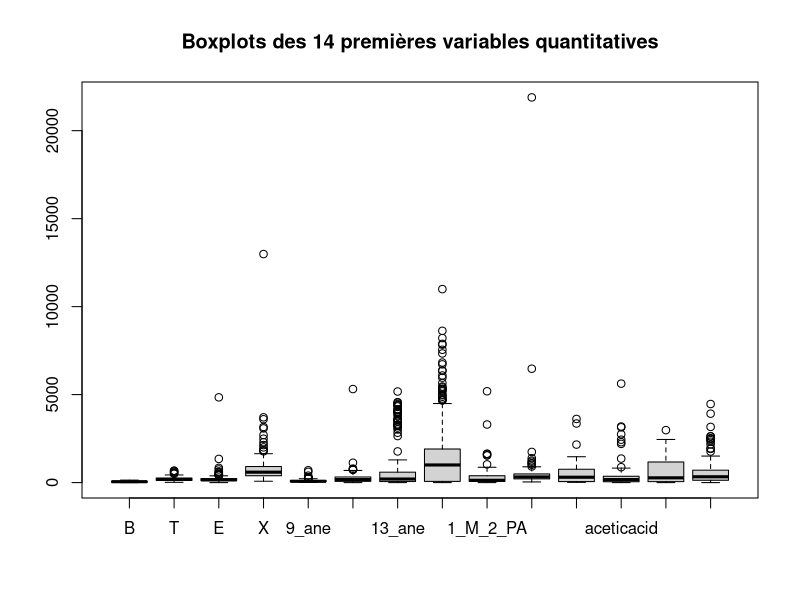
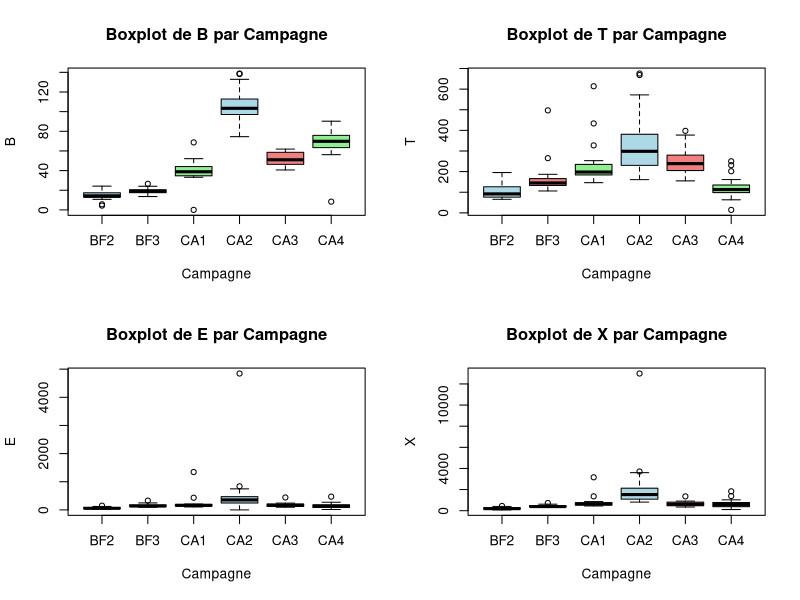
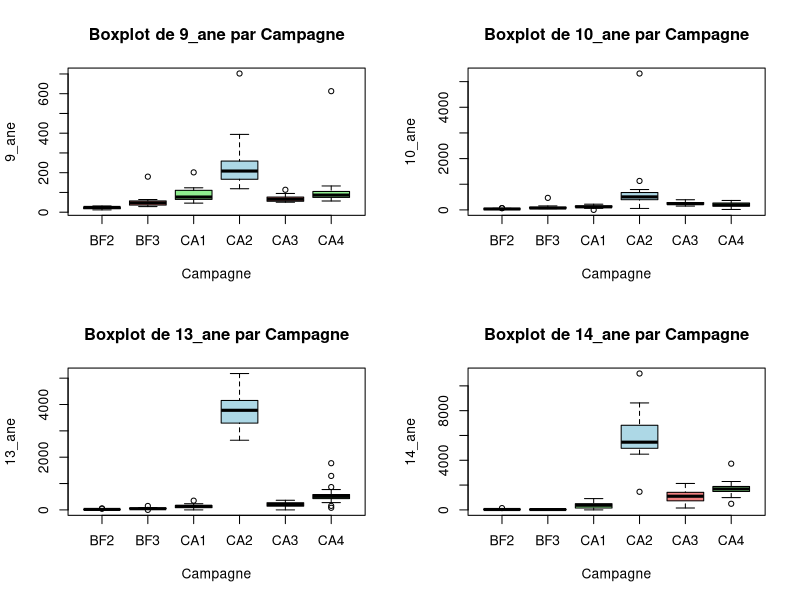
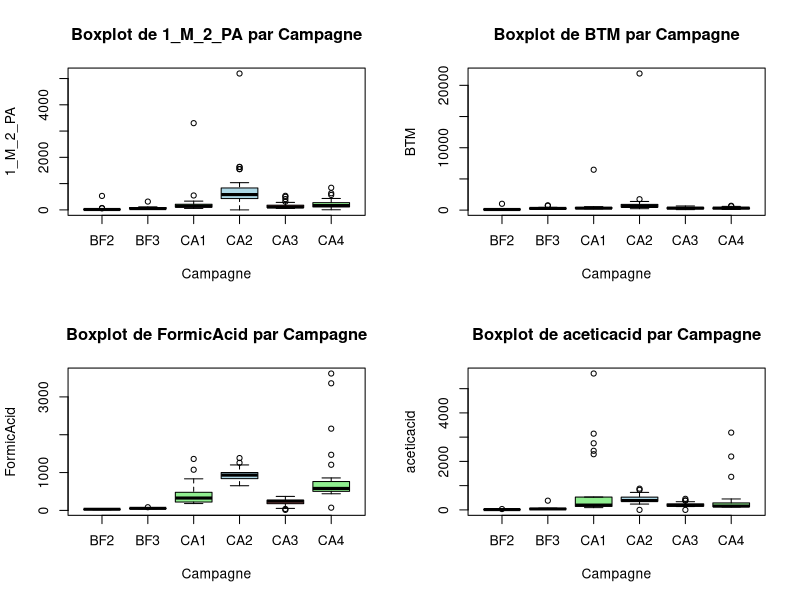
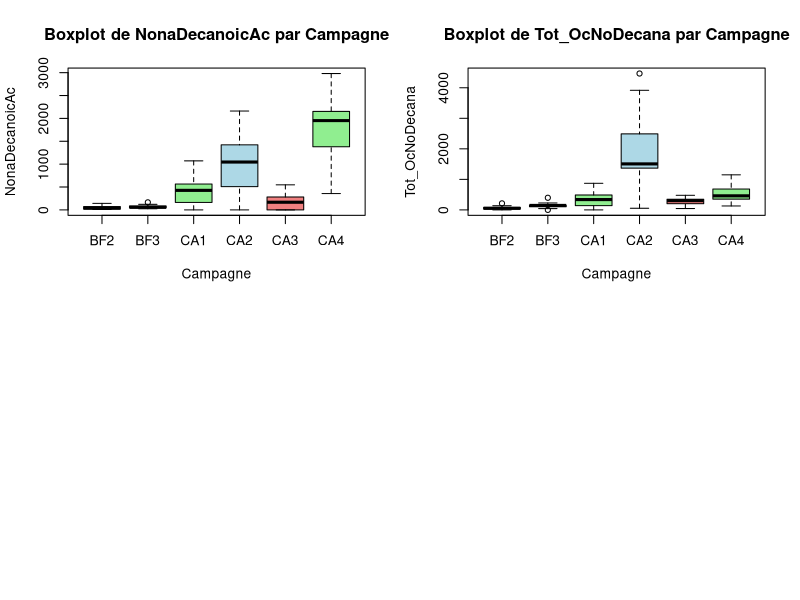
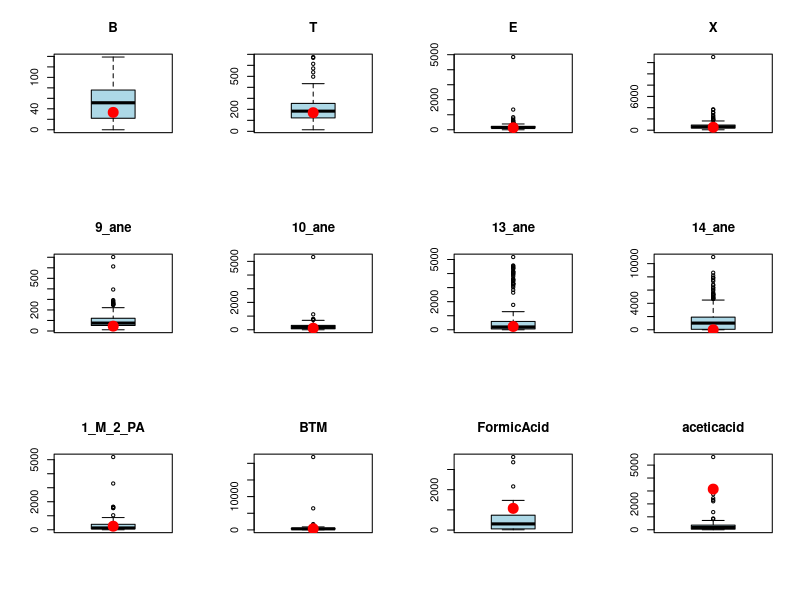
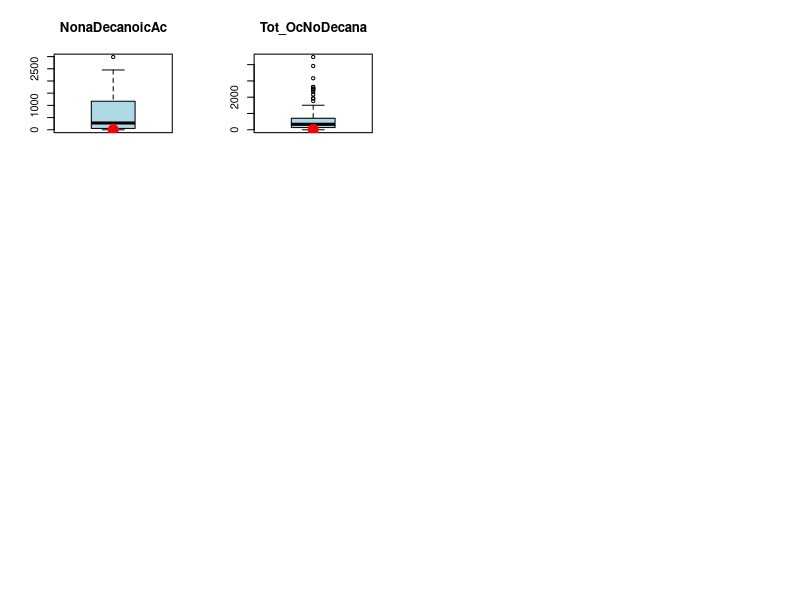
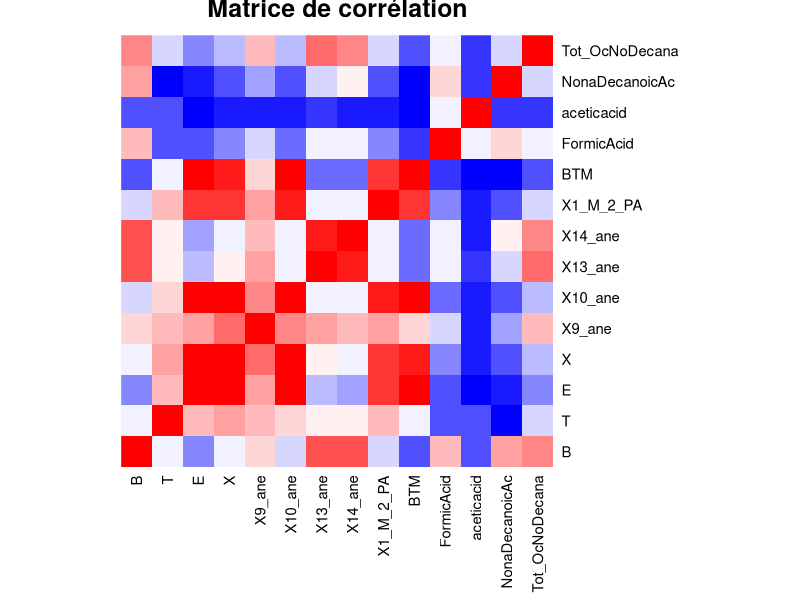

Write the R code that produced these figures, in order. (Note: this script raises an error after producing the figures.)
## ---- chunk 1
if (!require(readxl)) install.packages("readxl")
library(readxl)
library(FactoMineR)
## ---- chunk 2
data <- read_excel("TP4_covC1234_DS19_20.xlsx", sheet = 1)
boxplot(data[,2:15],
        main = "Boxplots des 14 premières variables quantitatives")

data <- data[, -which(names(data) == "indice")]
## ---- chunk 3
# à partir du boxplot on a vu quelques valeurs atypiques 
trouver_lignes_atypiques <- function(df, nom_colonne) {
  
  colonne <- df[[nom_colonne]]
  
  valeurs_atypiques <- boxplot.stats(colonne)$out
  
  if (length(valeurs_atypiques) > 0) {
    
    indices_lignes <- which(colonne %in% valeurs_atypiques)
    print(df[indices_lignes, ])
    
  } else {
    
    cat(paste("\n--- Pas de donnée atypique trouvée pour '", nom_colonne, "' ---\n", sep=""))
  }
}


set.seed(42)
trouver_lignes_atypiques(data, "BTM")
trouver_lignes_atypiques(data, "X")
trouver_lignes_atypiques(data, "10_ane") 
trouver_lignes_atypiques(data, "E")
## ---- chunk 4
# 1. Identification des colonnes numériques
colonnes_numeriques <- names(data)[sapply(data, is.numeric)]

# 2. Boucle pour créer les boxplots
par(mfrow = c(2, 2)) # Ajuster les paramètres graphiques pour afficher 4 graphiques par page (ajustez si besoin)

for (var in colonnes_numeriques) {
  # Création du boxplot de base R
  boxplot(
    data[[var]] ~ data$Campagne, # Syntaxe formule: Y ~ X
    main = paste("Boxplot de", var, "par Campagne"),
    xlab = "Campagne",
    ylab = var,
    col = c("lightblue", "lightcoral", "lightgreen") # Couleurs des boîtes
  )
}

par(mfrow = c(1, 1)) # Réinitialiser les paramètres graphiques
## ---- chunk 5

type_eroor<- data[which(data$TYPE == "?"), ]
type_eroor

loc<- data[which(data$Localisation == "P10"), ]
loc
loc1<- data[which(data$Localisation == "P22"), ]
loc1
data <- data[data$Localisation != "P22", ]
data$TYPE[data$TYPE == "?"] <- "sourceindustrie"
## ---- chunk 6
data_num <- data[, sapply(data, is.numeric)]
loc1_num <- loc1[, sapply(loc1, is.numeric)]

par(mfrow = c(3, 4))
for (col in names(data_num)) {
  boxplot(data_num[[col]], main = col, col = "lightblue")
  points(1, loc1_num[[col]], col = "red", pch = 19, cex = 2)
}


## ---- chunk 7
v<- data[rowSums(data == 0, na.rm = TRUE) > 0, 1:15]
data[data == 0] <- NA
#On remplace les données 0 par des NA. Qaund c'est 0
## ---- chunk 8
#Matrice de correlation

data_num <- data[, sapply(data, is.numeric)]
data_qual <- data[, !sapply(data, is.numeric)]

names(data_num) <- make.names(names(data_num))

cor_matrix <- cor(data_num, use = "pairwise.complete.obs")

heatmap(cor_matrix,
        Colv = NA, Rowv = NA,           
        col = colorRampPalette(c("blue", "white", "red"))(20),
        scale = "none", 
        margins = c(8,8),
        main = "Matrice de corrélation")
## ---- chunk 9
pairs(data_num)
## ---- chunk 10
na_percent <- sapply(data_num, function(x) sum(is.na(x)) / length(x) * 100)
sort(na_percent, decreasing = TRUE)
## ---- chunk 11
library(glmnet)
# Définir les variables catégorielles
vars_categoriques <- c("TYPE", "Campagne", "SAISON", "Localisation")

# Vérifier qu'elles existent dans le dataset
vars_categoriques <- vars_categoriques[vars_categoriques %in% names(data)]

# Convertir ces colonnes en facteurs
data[vars_categoriques] <- lapply(data[vars_categoriques], as.factor)

# Séparer les variables numériques et catégorielles
data_cat <- data[, names(data) %in% vars_categoriques, drop = FALSE]
data_num <- data[, sapply(data, is.numeric), drop = FALSE]

# Éviter d'utiliser au fur et à mesure les valeurs prédites
# On garde une copie des données complètes pour l'entraînement
idx_train <- complete.cases(data_num)
cat("Nombre de lignes complètes pour l'entraînement :", sum(idx_train), "/", nrow(data_num), "\n\n")

# Trier les colonnes par nombre de NA croissant
na_counts <- sapply(data_num, function(x) sum(is.na(x)))
col_order <- names(sort(na_counts))

# Tableau récapitulatif des résultats
results <- data.frame(
  Variable = character(),
  NA_percent = numeric(),
  Best_Lambda = numeric(),
  MSE = numeric(),
  R2 = numeric(),
  Method = character(),
  stringsAsFactors = FALSE
)

cat("=== IMPUTATION PAR RÉGRESSION RIDGE AVEC VARIABLES CATÉGORIELLES ===\n\n")

for (col in col_order) {
  
  # Ignorer les colonnes sans NA
  if (!any(is.na(data_num[[col]]))) {
    next
  }
  
  na_pct <- sum(is.na(data_num[[col]])) / nrow(data_num) * 100
  cat("\n━━━━━━━━━━━━━━━━━━━━━━━━━━━━━━━━━━━━━━━━\n")
  cat("Variable :", col, sprintf("(%.1f%% de NA)", na_pct), "\n")
  cat("━━━━━━━━━━━━━━━━━━━━━━━━━━━━━━━━━━━━━━━━\n")
  
  vars_num_predict <- setdiff(names(data_num), col)
  
  # Créer y_train et X_train_num à partir des lignes complètes
  y_train_all <- data_num[[col]][idx_train]
  X_train_num <- as.matrix(data_num[idx_train, vars_num_predict])
  
  # Ajouter les variables catégorielles (one-hot encoding)
  X_train_cat <- model.matrix(~ . - 1, data = data_cat[idx_train, , drop = FALSE])
  
  # Combiner numériques + catégorielles
  X_train <- cbind(X_train_num, X_train_cat)
  
  
  cat("Dimensions de X_train : n =", nrow(X_train), ", p =", ncol(X_train), "\n")
  
  # Si p > n, informer l'utilisateur (situation haute dimensionnalité)
  if (ncol(X_train) > nrow(X_train)) {
    cat("⚠️  p > n (", ncol(X_train), ">", nrow(X_train), 
        ") : situation haute dimensionnalité\n")
  }
  
  # Cross-validation pour trouver le meilleur lambda
  set.seed(123)
  cv_ridge <- cv.glmnet(X_train, y_train_all, alpha = 0, nfolds = 10, type.measure = "mse")
  
  best_lambda <- cv_ridge$lambda.min
  min_mse <- min(cv_ridge$cvm)
  
  # Entraîner le modèle final avec le meilleur lambda
  ridge_model <- glmnet(X_train, y_train_all, alpha = 0, lambda = best_lambda)
  
    # Prédictions sur l'ensemble d'entraînement
  y_pred_train <- as.vector(predict(ridge_model, newx = X_train, s = best_lambda))
  
  # R² classique
  ss_res <- sum((y_train_all - y_pred_train)^2)
  ss_tot <- sum((y_train_all - mean(y_train_all))^2)
  r2 <- 1 - (ss_res / ss_tot)
  
  # R² ajusté
  n <- nrow(X_train)
  p <- ncol(X_train)
  r2_adj <- 1 - (1 - r2) * (n - 1) / (n - p - 1)
  
  cat("R² ajusté :", round(r2_adj, 4), "\n")

  
  cat("✓ Meilleur λ :", sprintf("%.6f", best_lambda), "\n")
  cat("✓ MSE (CV)   :", sprintf("%.4f", min_mse), "\n")
  cat("✓ R²         :", sprintf("%.4f", r2), "\n")
  
  # Vérifier le seuil R² = 0.5
  if (r2_adj < 0.4) {
    cat("⚠️  R² < 0.5 → Imputation par médiane (modèle non validé)\n")
    median_val <- median(data_num[[col]], na.rm = TRUE)
    idx_na <- which(is.na(data_num[[col]]))
    data_num[[col]][idx_na] <- median_val
    
    results <- rbind(results, data.frame(
      Variable = col,
      NA_percent = na_pct,
      Best_Lambda = best_lambda,
      MSE = min_mse,
      R2 = r2,
      R2_adj = r2_adj,
      Method = "Mediane (R² < 0.5)"
    ))
    
    cat("✓", length(idx_na), "valeurs imputées par la médiane\n")
    next
  }
  # Identifier les lignes à prédire
  idx_na <- which(is.na(data_num[[col]]))
  if (length(idx_na) > 0) {
    
    cat("\n--- Prédiction pour", length(idx_na), "ligne(s) manquante(s) de", col, "---\n")
    
    # Créer un sous-ensemble complet (num + cat)
    data_pred <- cbind(data_num[idx_na, vars_num_predict, drop = FALSE],
                       data_cat[idx_na, , drop = FALSE])
    # Cas particulier : une seule ligne
    if (nrow(data_pred) == 1) {
      # S'assurer que les facteurs ont les mêmes niveaux que ceux du train
      for (v in names(data_cat)) {
        data_pred[[v]] <- factor(data_pred[[v]], levels = levels(data_cat[[v]]))
      }
    }
    
    # Créer X_predict avec toutes les colonnes (num + cat encodées)
    X_predict <- model.matrix(~ . - 1, data = data_pred)
    
    missing_cols <- setdiff(colnames(X_train), colnames(X_predict))
    if (length(missing_cols) > 0) {
      zero_mat <- matrix(0, nrow = nrow(X_predict), ncol = length(missing_cols))
      colnames(zero_mat) <- missing_cols
      X_predict <- cbind(X_predict, zero_mat)
    }
    X_predict <- X_predict[, colnames(X_train)]
    # Forcer une matrice si une seule ligne
    if (is.null(dim(X_predict))) {
      X_predict <- matrix(X_predict, nrow = 1)
      colnames(X_predict) <- names(X_predict)  # récupérer les noms de colonnes
    }
    
    print(X_predict)
    print(dim(X_predict))  # maintenant lignes × colonnes
    
    # Imputation des NA par la médiane
    for (j in 1:ncol(X_predict)) {
      na_idx_pred <- is.na(X_predict[, j])
      if (any(na_idx_pred)) {
        col_mediane <- median(X_train[, j], na.rm = TRUE)
        X_predict[na_idx_pred, j] <- col_mediane
      }
    }

    
    predictions <- as.vector(predict(ridge_model, newx = X_predict, s = best_lambda))
    data_num[[col]][idx_na] <- predictions
    
    cat("✓", length(idx_na), "valeurs imputées par le modèle Ridge\n")
  }



  
  # Stocker les résultats
  results <- rbind(results, data.frame(
    Variable = col,
    NA_percent = na_pct,
    Best_Lambda = best_lambda,
    MSE = min_mse,
    R2 = r2,
    R2_adj = r2_adj, 
    Method = "Ridge"
  ))
  
  # Visualisation de la courbe MSE vs Lambda
  plot(cv_ridge, main = paste("Cross-Validation Ridge:", col))
  abline(v = log(best_lambda), col = "red", lwd = 2, lty = 2)
  legend("topright", 
         legend = c(paste("λ =", round(best_lambda, 6)),
                    paste("MSE =", round(min_mse, 4)),
                    paste("R² =", round(r2, 4))),
         bty = "n", cex = 0.9)
}

cat("\n\n=== RÉSUMÉ DES PERFORMANCES ===\n")
print(results)

# Visualisation finale
par(mfrow = c(1, 2))

# R² par variable
barplot(results$R2_adj[!is.na(results$R2_adj)], 
        names.arg = results$Variable[!is.na(results$R2)], 
        las = 2, 
        col = ifelse(results$R2_adj[!is.na(results$R2_adj)] >= 0.5, "darkgreen", "red"),
        main = "R² ajusté par variable",
        ylab = "R² ajusté",
        ylim = c(0, 1))
abline(h = 0.5, col = "blue", lwd = 2, lty = 2)
text(x = 1, y = 0.55, "Seuil 0.5", col = "blue", pos = 4)

# MSE par variable
barplot(results$MSE[!is.na(results$MSE)], 
        names.arg = results$Variable[!is.na(results$MSE)], 
        las = 2, 
        col = "steelblue",
        main = "MSE (CV) par variable",
        ylab = "MSE")

par(mfrow = c(1, 1))

cat("\n✅ Imputation terminée !\n")
cat("Note : Les variables catégorielles (TYPE, Campagne, SAISON, Localisation)\n")
cat("       ont été intégrées via one-hot encoding (γ = 1 si modalité présente, 0 sinon)\n")
cat("       Seules les lignes complètes ont été utilisées pour l'entraînement\n")
## ---- chunk 12
data <- cbind(data_num, data_cat)

colSums(is.na(data))
## ---- chunk 13
table(data$SAISON, data$TYPE)
## ---- chunk 14
prop.table(table(data$SAISON, data$TYPE))
## ---- chunk 15
boxplot(BTM ~ SAISON, data = data,
        main = "Concentration de BTM selon la saison",
        xlab = "Saison", ylab = "BTM",
        col = c("skyblue", "lightcoral"))
## ---- chunk 16
boxplot(Tot_OcNoDecana ~ TYPE, data = data,
        main = "Tot_OcNoDecana selon le type d'environnement",
        xlab = "Type d'environnement", ylab = "Tot_OcNoDecana",
        col = c("lightgreen", "gold", "lightblue"))
## ---- chunk 17
moyennes_saison <- aggregate(data_num, by = list(SAISON = data$SAISON), mean)

# Préparer la zone de plot pour afficher plusieurs graphiques
# Ajustez le nombre dans c(X, Y) en fonction du nombre de variables dans data_num
par(mfrow = c(2, 2), mar = c(4, 4, 3, 1)) 

# Boucle pour générer un bar plot pour chaque variable
for (i in 2:ncol(moyennes_saison)) {
  variable_name <- names(moyennes_saison)[i]
  
  barplot(
    height = moyennes_saison[, i],
    names.arg = moyennes_saison$SAISON,
    main = paste("Moyenne de", variable_name, "par Saison"),
    ylab = paste("Moyenne de", variable_name),
    xlab = "Saison",
    col = rainbow(length(moyennes_saison$SAISON))
  )
}

# Réinitialiser les paramètres graphiques
par(mfrow = c(1, 1), mar = c(5, 4, 4, 2) + 0.1)
## ---- chunk 18
coords <- res$ind$coord

idx_max_dim1 <- which.max(coords[, 1])
print(paste("Individu avec le max sur Dim.1 (Index):", idx_max_dim1))
print("Ses coordonnées (Dim.1 et Dim.2) sont :")
print(coords[idx_max_dim1, 1:2])
idx_min_dim2 <- which.min(coords[, 2])
print(paste("Individu avec le min sur Dim.2 (Index):", idx_min_dim2))

data[idx_min_dim2, ]


## ---- chunk 19
nb_col_num <- ncol(data_num)
nb_col_total <- ncol(data)
indices_quali <- (nb_col_num + 1):(nb_col_total - 1)
#j'enlève localisation. Ce qui compte c'est le type d'environnement.

data_no_loc <- subset(data, select = -Localisation)
res <- PCA(data_no_loc,
                   scale.unit = TRUE,   
                   quali.sup = indices_quali, 
                   ncp = 5,             
                   graph = FALSE)       

## ---- chunk 20
barplot(res$eig[,2],
        names.arg = 1:nrow(res$eig),
        main = "Pourcentage de variance expliquée par composante",
        xlab = "Composante principale",
        ylab = "Variance expliquée (%)",
        col = "skyblue")

#Cumul des variances expliquées ===
plot(cumsum(res$eig[,2]), type = "b",
     main = "Cumul de la variance expliquée",
     xlab = "Nombre de composantes",
     ylab = "Variance cumulée (%)",
     col = "red", pch = 19)
# Cercle des corrélations (ne change pas)
plot.PCA(res, choix = "var", title = "Cercle des corrélations des variables")
## ---- chunk 21

plot.PCA(res, choix = "ind", 
         habillage = "TYPE",
        label = "quali", cex = 0.8,
         title = "Individus colorés selon le type d'environnement")

## ---- chunk 22


plot.PCA(res, choix = "ind", 
       habillage = "SAISON",
       label = "quali", cex = 0.8,
       title = "Individus colorés selon la saison")
## ---- chunk 23
plot.PCA(res, choix = "ind", 
       habillage = "Campagne",
       label = "quali", cex = 0.8,
       title = "Individus colorés selon la saison")
## ---- chunk 24

coords <- res$ind$coord
order_dim2 <- order(coords[, 2])  # du plus petit au plus grand
idx_min1 <- order_dim2[1]         # minimum
idx_min2 <- order_dim2[2]         # second minimum

cat("→ Suppression des individus les plus bas sur Dim.2 :", idx_min1, "et", idx_min2, "\n")
cat("Coordonnées respectives :\n")
print(coords[c(idx_min1, idx_min2), 1:2])

# Supprimer les deux individus en une seule fois
data_no_loc <- data_no_loc[-c(idx_min1, idx_min2), ]

res_correct <- PCA(data_no_loc,
                   scale.unit = TRUE,   
                   quali.sup = indices_quali, 
                   ncp = 5,             
                   graph = FALSE)       



# Cercle des corrélations (ne change pas)
plot.PCA(res_correct, choix = "var", title = "Cercle des corrélations des variables")

## ---- chunk 25


barplot(res_correct$eig[,2],
        names.arg = 1:nrow(res_correct$eig),
        main = "Pourcentage de variance expliquée par composante",
        xlab = "Composante principale",
        ylab = "Variance expliquée (%)",
        col = "skyblue")

#Cumul des variances expliquées ===
plot(cumsum(res_correct$eig[,2]), type = "b",
     main = "Cumul de la variance expliquée",
     xlab = "Nombre de composantes",
     ylab = "Variance cumulée (%)",
     col = "red", pch = 19)

## ---- chunk 26
plot.PCA(res_correct, choix = "ind", 
       habillage = "SAISON",
       label = "quali", cex = 0.8,
       title = "Individus colorés selon la saison")
## ---- chunk 27
plot.PCA(res_correct, choix = "ind", 
       habillage = "TYPE",
       label = "quali", cex = 0.8,
       title = "Individus colorés selon la saison")
## ---- chunk 28
plot.PCA(res_correct, choix = "ind", 
       habillage = "Campagne",
       label = "quali", cex = 0.8,
       title = "Individus colorés selon la saison")
## ---- chunk 29
data_hiver <- data_no_loc[data_no_loc$SAISON == "hiver", ]
data_ete   <- data_no_loc[data_no_loc$SAISON == "été", ]

res_hiver <- PCA(data_hiver, scale.unit = TRUE, quali.sup = indices_quali, ncp = 5, graph = FALSE)

res_ete   <- PCA(data_ete,   scale.unit = TRUE, quali.sup = indices_quali, ncp = 5, graph = FALSE)

plot.PCA(res_ete, choix = "ind", 
       habillage = "TYPE",
       label = "quali", cex = 0.8,
       title = "Individus colorés en été")


plot.PCA(res_hiver, choix = "ind", 
       habillage = "TYPE",
       label = "quali", cex = 0.8,
       title = "Individus colorés en hiver")
## ---- chunk 30
barplot(res_ete$eig[,2],
        names.arg = 1:nrow(res_ete$eig),
        main = "Pourcentage de variance expliquée par composante (valeurs d'été)",
        xlab = "Composante principale",
        ylab = "Variance expliquée (%)",
        col = "skyblue")

barplot(res_hiver$eig[,2],
        names.arg = 1:nrow(res_ete$eig),
        main = "Pourcentage de variance expliquée par composante (valeurs d'hiver)",
        xlab = "Composante principale",
        ylab = "Variance expliquée (%)",
        col = "skyblue")
